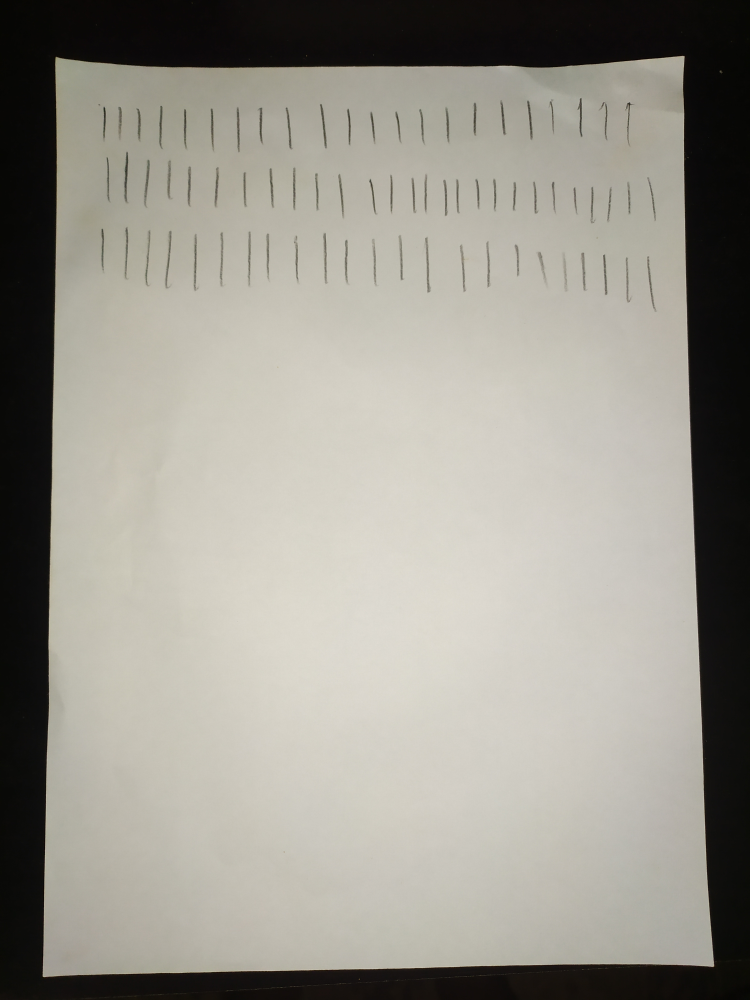
#> input picture api/images/heytor_1.jpg, 3000 x 4000 px (shown at 1/4 size)
$ python -i scanner.py   (imports and definitions only)
#> lines starting #> are read from the running program, lines starting #| are printed output that depends on the picture; after the words box and inside, x2 and y2 are one past the last pixel; in counts of white or black regions, pixels touching at a corner belong together
#> further down, picture is the input picture: shape (4000, 3000, 3); mean B, G, R 140.9, 149.9, 152.8
from detection.scanner.transform import *
from detection.scanner.imutils import *
from scipy.spatial import distance as dist
import numpy as np
import itertools, math, cv2
from pylsd.lsd import lsd

import os

class DocScanner():
    """An image scanner"""

    def __init__(self, interactive=False, MIN_QUAD_AREA_RATIO=0.25, MAX_QUAD_ANGLE_RANGE=40):
        """
        Args:
            interactive (boolean): If True, user can adjust screen contour before
                transformation occurs in interactive pyplot window.
            MIN_QUAD_AREA_RATIO (float): A contour will be rejected if its corners
                do not form a quadrilateral that covers at least MIN_QUAD_AREA_RATIO
                of the original image. Defaults to 0.25.
            MAX_QUAD_ANGLE_RANGE (int):  A contour will also be rejected if the range
                of its interior angles exceeds MAX_QUAD_ANGLE_RANGE. Defaults to 40.
        """
        self.interactive = interactive
        self.MIN_QUAD_AREA_RATIO = MIN_QUAD_AREA_RATIO
        self.MAX_QUAD_ANGLE_RANGE = MAX_QUAD_ANGLE_RANGE

    # [45 lines left out: functions filter_corners, angle_between_vectors_degrees, get_angle, angle_range, not called in this run]

    def get_corners(self, img):
        """
        Returns a list of corners ((x, y) tuples) found in the input image. With proper
        pre-processing and filtering, it should output at most 10 potential corners.
        This is a utility function used by get_contours. The input image is expected
        to be rescaled and Canny filtered prior to be passed in.
        """
        lines = lsd(img)

        corners = []
        if lines is not None:
            # separate out the horizontal and vertical lines, and draw them back onto separate canvases
            lines = lines.squeeze().astype(np.int32).tolist()
            horizontal_lines_canvas = np.zeros(img.shape, dtype=np.uint8)
            vertical_lines_canvas = np.zeros(img.shape, dtype=np.uint8)
            for line in lines:
                x1, y1, x2, y2, _ = line
                if abs(x2 - x1) > abs(y2 - y1):
                    (x1, y1), (x2, y2) = sorted(((x1, y1), (x2, y2)), key=lambda pt: pt[0])
                    cv2.line(horizontal_lines_canvas, (max(x1 - 5, 0), y1), (min(x2 + 5, img.shape[1] - 1), y2), 255, 2)
                else:
                    (x1, y1), (x2, y2) = sorted(((x1, y1), (x2, y2)), key=lambda pt: pt[1])
                    cv2.line(vertical_lines_canvas, (x1, max(y1 - 5, 0)), (x2, min(y2 + 5, img.shape[0] - 1)), 255, 2)

            lines = []

            # find the horizontal lines (connected-components -> bounding boxes -> final lines)
            (contours, hierarchy) = cv2.findContours(horizontal_lines_canvas, cv2.RETR_EXTERNAL, cv2.CHAIN_APPROX_NONE)
            contours = sorted(contours, key=lambda c: cv2.arcLength(c, True), reverse=True)[:2]
            horizontal_lines_canvas = np.zeros(img.shape, dtype=np.uint8)
            for contour in contours:
                contour = contour.reshape((contour.shape[0], contour.shape[2]))
                min_x = np.amin(contour[:, 0], axis=0) + 2
                max_x = np.amax(contour[:, 0], axis=0) - 2
                left_y = int(np.average(contour[contour[:, 0] == min_x][:, 1]))
                right_y = int(np.average(contour[contour[:, 0] == max_x][:, 1]))
                lines.append((min_x, left_y, max_x, right_y))
                cv2.line(horizontal_lines_canvas, (min_x, left_y), (max_x, right_y), 1, 1)
                corners.append((min_x, left_y))
                corners.append((max_x, right_y))

            # find the vertical lines (connected-components -> bounding boxes -> final lines)
            (contours, hierarchy) = cv2.findContours(vertical_lines_canvas, cv2.RETR_EXTERNAL, cv2.CHAIN_APPROX_NONE)
            contours = sorted(contours, key=lambda c: cv2.arcLength(c, True), reverse=True)[:2]
            vertical_lines_canvas = np.zeros(img.shape, dtype=np.uint8)
            for contour in contours:
                contour = contour.reshape((contour.shape[0], contour.shape[2]))
                min_y = np.amin(contour[:, 1], axis=0) + 2
                max_y = np.amax(contour[:, 1], axis=0) - 2
                top_x = int(np.average(contour[contour[:, 1] == min_y][:, 0]))
                bottom_x = int(np.average(contour[contour[:, 1] == max_y][:, 0]))
                lines.append((top_x, min_y, bottom_x, max_y))
                cv2.line(vertical_lines_canvas, (top_x, min_y), (bottom_x, max_y), 1, 1)
                corners.append((top_x, min_y))
                corners.append((bottom_x, max_y))

            # find the corners
            corners_y, corners_x = np.where(horizontal_lines_canvas + vertical_lines_canvas == 2)
            corners += zip(corners_x, corners_y)

        # remove corners in close proximity
        corners = self.filter_corners(corners)
        return corners

    # [5 lines left out: function is_valid_contour, not called in this run]


    def get_contour(self, rescaled_image):
        """
        Returns a numpy array of shape (4, 2) containing the vertices of the four corners
        of the document in the image. It considers the corners returned from get_corners()
        and uses heuristics to choose the four corners that most likely represent
        the corners of the document. If no corners were found, or the four corners represent
        a quadrilateral that is too small or convex, it returns the original four corners.
        """

        # these constants are carefully chosen
        MORPH = 9
        CANNY = 84
        HOUGH = 25

        IM_HEIGHT, IM_WIDTH, _ = rescaled_image.shape
#> IM_HEIGHT = 4000; IM_WIDTH = 3000

        # convert the image to grayscale and blur it slightly
        gray = cv2.cvtColor(rescaled_image, cv2.COLOR_BGR2GRAY)
        gray = cv2.GaussianBlur(gray, (7,7), 0)

        # dilate helps to remove potential holes between edge segments
        kernel = cv2.getStructuringElement(cv2.MORPH_RECT,(MORPH,MORPH))
        dilated = cv2.morphologyEx(gray, cv2.MORPH_CLOSE, kernel)

        # find edges and mark them in the output map using the Canny algorithm
        edged = cv2.Canny(dilated, 0, CANNY)
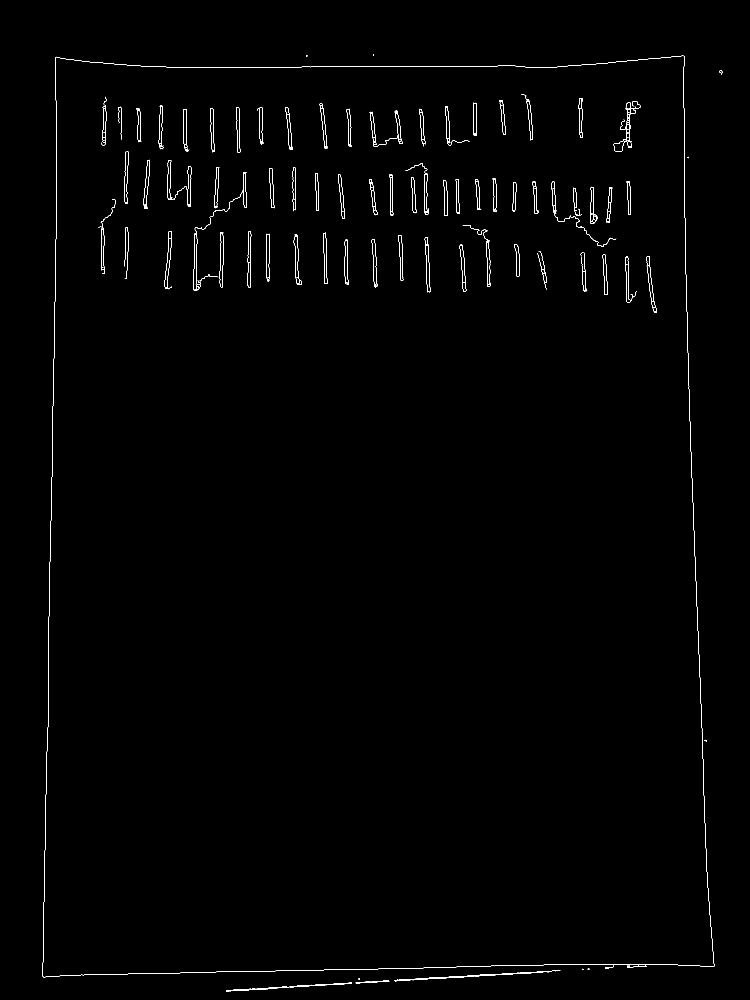
#> edged: shape (4000, 3000) (shown at 1/4 size); 0.36% white in thin lines or dots, all inside (x1, y1, x2, y2) = (170, 217, 2891, 3966)
        test_corners = self.get_corners(edged)

        approx_contours = []

        if len(test_corners) >= 4:
            quads = []

            for quad in itertools.combinations(test_corners, 4):
                points = np.array(quad)
                points = order_points(points)
                points = np.array([[p] for p in points], dtype = "int32")
                quads.append(points)

            # get top five quadrilaterals by area
            quads = sorted(quads, key=cv2.contourArea, reverse=True)[:5]
            # sort candidate quadrilaterals by their angle range, which helps remove outliers
            quads = sorted(quads, key=self.angle_range)

            approx = quads[0]
            if self.is_valid_contour(approx, IM_WIDTH, IM_HEIGHT):
                approx_contours.append(approx)

            # for debugging: uncomment the code below to draw the corners and countour found
            # by get_corners() and overlay it on the image

            # cv2.drawContours(rescaled_image, [approx], -1, (20, 20, 255), 2)
            # plt.scatter(*zip(*test_corners))
            # plt.imshow(rescaled_image)
            # plt.show()

        # also attempt to find contours directly from the edged image, which occasionally
        # produces better results
        (cnts, hierarchy) = cv2.findContours(edged.copy(), cv2.RETR_EXTERNAL, cv2.CHAIN_APPROX_SIMPLE)
        cnts = sorted(cnts, key=cv2.contourArea, reverse=True)[:5]

        # loop over the contours
        for c in cnts:
            # approximate the contour
            approx = cv2.approxPolyDP(c, 80, True)
            if self.is_valid_contour(approx, IM_WIDTH, IM_HEIGHT):
                approx_contours.append(approx)
                break

        # If we did not find any valid contours, just use the whole image
        if not approx_contours:
            TOP_RIGHT = (IM_WIDTH, 0)
            BOTTOM_RIGHT = (IM_WIDTH, IM_HEIGHT)
            BOTTOM_LEFT = (0, IM_HEIGHT)
            TOP_LEFT = (0, 0)
            screenCnt = np.array([[TOP_RIGHT], [BOTTOM_RIGHT], [BOTTOM_LEFT], [TOP_LEFT]])

        else:
            screenCnt = max(approx_contours, key=cv2.contourArea)

        return screenCnt.reshape(4, 2)

    # [38 lines left out: function scan, not called in this run]


# [7 lines of commented-out code are left out]

>>> import cv2
>>> picture = cv2.imread('../../../../api/images/heytor_1.jpg')
#> (the run stopped early here; a loop or call above may not have finished)
